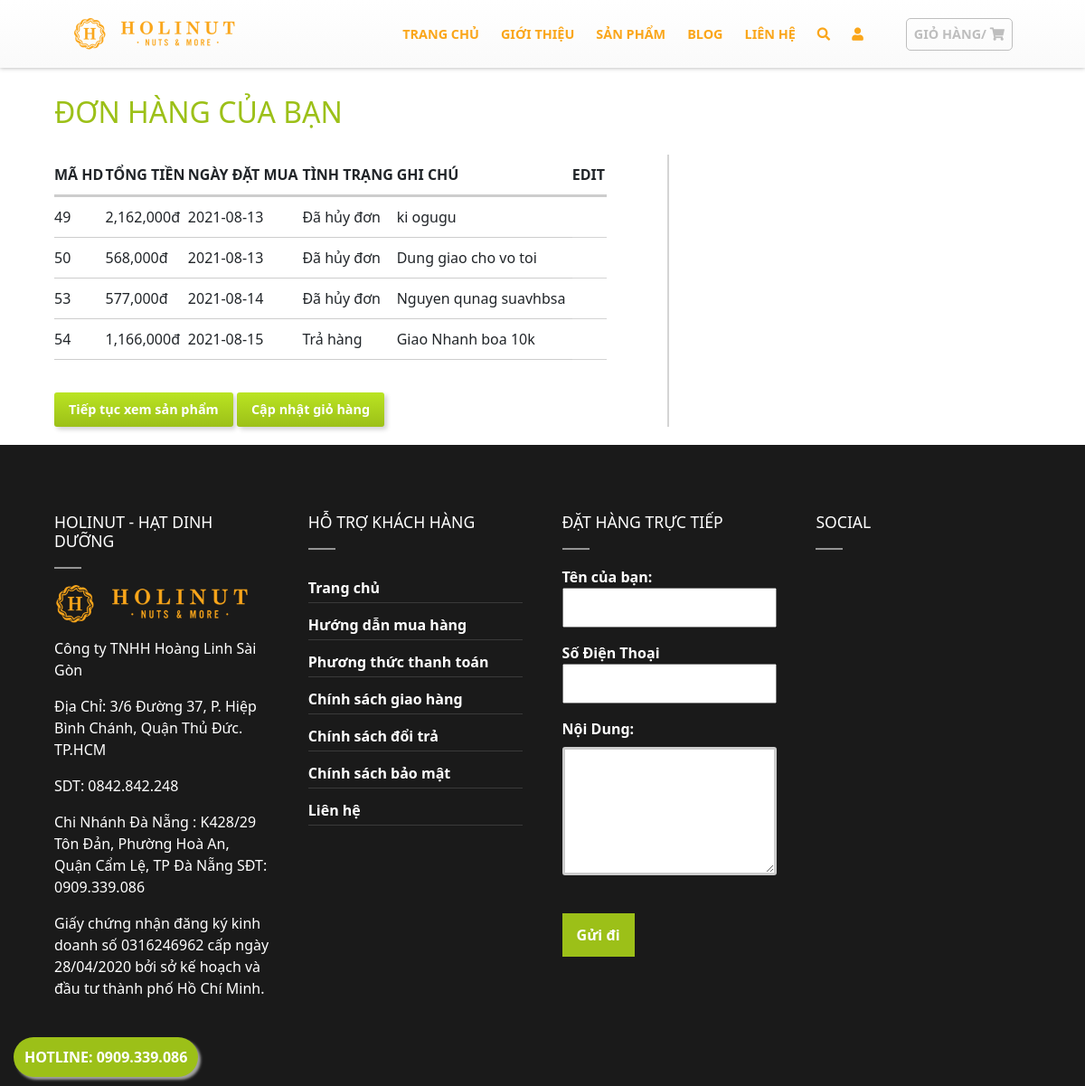
Page /donhang.php (signed in) on the committed database.
### tables this page shows
CREATE TABLE `hoadon` (
  `maHD` int(10) NOT NULL,
  `tongTien` int(50) NOT NULL,
  `ngayDatMua` date NOT NULL,
  `ghiChu` varchar(255) NOT NULL,
  `tinhTrang` varchar(50) NOT NULL,
  `maKH` int(10) NOT NULL
);

### donhang.php (the view, shortened to what this page needs)
<!DOCTYPE html>
<?php
  require 'database.php';
  $username = $_SESSION['username'];
    $sql = "SELECT * FROM khachhang WHERE username = '".$username."'";
    $result = $db -> query($sql);
    $rs = $result->fetch();
    $maKH=$rs['maKH'];
    $sql1="SELECT * FROM hoadon where maKH = '".$maKH."'";
    $result1 = $db -> query($sql1);
?>
<html lang="en">
<head>
    <link rel="stylesheet" href="css/style.css">
    <link rel="stylesheet" href="https://use.fontawesome.com/releases/v5.15.3/css/all.css">
    <link href="https://cdn.jsdelivr.net/npm/bootstrap@5.0.2/dist/css/bootstrap.min.css" rel="stylesheet">
    <link rel="stylesheet" href="css/giohang.css">
    <link rel="stylesheet" href="https://use.fontawesome.com/releases/v5.15.3/css/all.css">
</head>
<body>
  <div id="wraper">
  <header>
        <nav>
          <div class="nav-logo">
            <a href="index.php">
              <img class="logo-menu" src="img/logo-holinut-400.png" alt="">
            </a>
          </div>
          <div class="nav-menu">
            <ul>
                <li><a href="index.php">Trang chủ</a></li>
                <li><a href="">Giới thiệu</a></li>
                <li><a href="sanpham.php">Sản phẩm</a></li>
                <li><a href="">Blog</a></li>
                <li><a href="">Liên Hệ</a></li>
                <li><a href=""><i class="fas fa-search"></i></a></li>
                <li><a href="javascript:void(0);" onclick="myLogin()"><i class="fas fa-user"></i></a></li>
                <li><a class="nav-cart-btn" href="giohang.php">
                    Giỏ hàng/
                    <?php if(!isset($_SESSION['slgiohang'])){?>
                      <i class="fas fa-shopping-cart"></i>
                      <?php }else{?>
                        <span class="notice"><?php echo $_SESSION['slgiohang'];?><i class="fas fa-shopping-cart"></i></span>
                      <?php }?>
                </a></li>
            </ul>
          </div>
        </nav>
    </header>
    <main>
      <div class="content">
        <h2>Đơn hàng của bạn</h2>
        <section class="gioHang">
            <article class="gioHang-sanPham">
                <table border="1">
                    <tr>
                        <th>Mã HD</th>
                        <th>Tổng tiền</th>
                        <th>Ngày đặt mua</th>
                        <th>Tình Trạng</th>
                        <th>Ghi Chú</th>
                        <th>EDIT</th>
                    </tr>
                    <?php
                        while($rs1=$result1->fetch()){
                    ?>
                    <tr>
                        <td><form action="" method="post"><?php echo $rs1['maHD'];?></form></td>
                        <td class="gia"><?php echo number_format($rs1['tongTien']);?>đ</td>
                        <td><?php echo $rs1['ngayDatMua'];?></td>
                        <td class="tinhTrangHoaDon">
                            <?php echo $rs1['tinhTrang'];?>
                        </td>
                        <td><?php echo $rs1['ghiChu'];?></td>
                        <td class="table-xoa">
                        </td>
                    </tr>
                    <?php } ?>
                </table>
                <a href="sanpham.php"><input type="submit" value="Tiếp tục xem sản phẩm"></a>
                <a href=""><input type="submit" value="Cập nhật giỏ hàng"></a>
            </article>
        </section>
      </div>
      </main>
      <footer>
        <section class="footer-content">
          <article class="footer-items">
            <h3>HoliNut - Hạt dinh dưỡng</h3>
            <div class="gachngang"></div>
            <img src="img/logo-holinut-400.png" alt="">
            <p>Công ty TNHH Hoàng Linh Sài Gòn</p>
            <p>Địa Chỉ: 3/6 Đường 37, P. Hiệp Bình Chánh, Quận Thủ Đức. TP.HCM</p>
            <p>SDT: 0842.842.248</p>
            <p>Chi Nhánh Đà Nẵng : K428/29 Tôn Đản, Phường Hoà An, Quận Cẩm Lệ, TP Đà Nẵng
              SĐT: 0909.339.086</p>
            <p>Giấy chứng nhận đăng ký kinh doanh số 0316246962 cấp ngày
              28/04/2020 bởi sở kế hoạch và đầu tư thành phố Hồ Chí Minh.</p>
          </article>
          <article class="footer-items">
            <h3>Hỗ trợ khách hàng</h3>
            <div class="gachngang"></div>
            <a href="">Trang chủ</a>
            <a href="">Hướng dẫn mua hàng</a>
            <a href="">Phương thức thanh toán</a>
            <a href="">Chính sách giao hàng</a>
            <a href="">Chính sách đổi trả</a>
            <a href="">Chính sách bảo mật</a>
            <a href="">Liên hệ</a>
          </article>
          <article class="footer-items">
            <h3>Đặt hàng trực tiếp</h3>
            <div class="gachngang"></div>
            <form action="">
              <label for="">Tên của bạn:</label><br>
              <input type="text"><br>
              <label for="">Số Điện Thoại</label><br>
              <input type="number"><br>
              <label for="">Nội Dung:</label><br>
              <textarea name="" id="" cols="40" rows="5"></textarea><br>
              <button>Gửi đi</button>
            </form>
          </article>
          <article class="footer-items">
            <h3>Social</h3>
            <div class="gachngang"></div>
          </article>
      </section>
      </footer>
      <button class="hotline">HOTLINE: 0909.339.086</button>
  </div>
</body>
</html>

### css/style.css (style rules this page uses)
* { margin: 0; padding: 0; }
:root { --xanh: #9cc018; --cam: #faa61a; }
body { font-family: Arial, Helvetica, sans-serif; }
a { text-align: center; font-weight: bold; font-size: 0.9em; color: #faa61a; text-decoration: none; }
#wraper { width: 100%; }
header { background-image: linear-gradient(#ffffff, #fafafa); box-shadow: 0 0 5px rgb(170, 170, 170); width: 100%; height: 75px; position: fixed; top: 0; left: 0; z-index: 2; }
nav { padding: 20px; width: 90%; margin: auto; }
.nav-logo { float: left; display: flex; justify-content: flex-start; }
.nav-logo img { width: 200px; }
.nav-menu { display: flex; justify-content: flex-end; }
.nav-menu ul { list-style-type: none; margin: 0; padding: 0; }
.nav-menu ul li { float: left; }
.nav-menu li a { display: block; text-align: center; padding: 7px 12px; text-decoration: none; font-weight: bold; font-size: 0.9em; color: #faa61a; text-transform: uppercase; }
.nav-menu li a.nav-cart-btn { margin-left: 35px; border: 1px solid rgb(190, 190, 190); text-decoration: none; border-radius: 5px; color: rgb(190, 190, 190); font-size: 0.9em; padding: 6px 8px; }
h1, h2,h3,h4,h5,h6 { color: #9cc018; }
main { margin-top: 75px; }
.content { width: 90%; margin: auto; }
footer { width: 100%; display: flex; padding: 30px 0px 50px 0px; background-color: rgb(26, 26, 26); }
.footer-content { width: 90%; margin: auto; display: flex; justify-content: space-between; padding: 15px 0px 30px 0px; }
.footer-items { width: 22%; color: white; text-align: left; }
.footer-items h3 { font-size: 1.1em; color: white; text-transform: uppercase; position: relative; }
.footer-items img { width: 100%; margin-bottom: 16px; }
.footer-items a { display: block; text-decoration: none; padding: 12px 0px 4px 0px; color: white; text-align: left; font-size: 1em; border-bottom: 1px rgba(85, 85, 85, 0.555) solid; }
.footer-items input, .footer-items textarea { max-width: 100%; width: 100%; padding: 8px; margin-bottom: 1em; }
.footer-items button { margin-top: 20px; padding: 12px 16px; background: #9cc018; border: none; color: white; font-weight: bold; }
.gachngang { height: 2px; display: block; background-color: rgba(255, 255, 255, 0.534); margin: 18px 0 18px; width: 100%; max-width: 30px; }
.hotline { position: fixed; animation: hotline 0.3s 0.5s; animation-fill-mode: forwards; left: 15px; padding: 10px 12px; background: #9cc018; border-radius: 30px; border: none; color: white; font-weight: bold; box-shadow: 3px 3px 3px rgb(161, 161, 161); }

### css/giohang.css (style rules this page uses)
h2 { text-transform: uppercase; padding-top: 30px; }
.gioHang { display: flex; padding: 20px 0px; justify-content: space-between; align-items: flex-start; }
.gioHang-sanPham { width: 63%; border-right: 2px rgb(212, 212, 212) solid; }
table { width: 90%; border: none; margin-bottom: 16px; }
td, th { padding: 10px 0px; }
th { border-bottom: 3px solid #cdcdcd; text-transform: uppercase; }
td { border-bottom: 1px solid #cdcdcd; }
input[type=submit] { margin-top: 20px; padding: 8px 16px; background-image: linear-gradient(#bae422, #9cc018); box-shadow: 3px 3px 5px rgb(211, 211, 211); border: none; border-radius: 3px; color: white; font-weight: bold; }
.table-xoa { border-bottom: 1px rgb(212, 212, 212) solid; }
a { text-align: left; font-size: 0.9em; color: var(--cam); text-decoration: none; }
h3 { font-size: 1.2em; margin-top: 30px; }
label { font-weight: bold; }
.form-thanhToan input,textarea { max-width: 95%; width: 100%; padding: 8px 16px; margin: 8px 0; box-sizing: border-box; border: 3px solid #cdcdcd; -webkit-transition: 0.5s; transition: 0.5s; outline: none;; border-radius: 3px; }

### rows in the picture
hoadon: maHD "49", tongTien "2,162,000", ngayDatMua "2021-08-13", tinhTrang "Đã hủy đơn", ghiChu "ki ogugu"
hoadon: maHD "50", tongTien "568,000", ngayDatMua "2021-08-13", tinhTrang "Đã hủy đơn", ghiChu "Dung giao cho vo toi"
hoadon: maHD "53", tongTien "577,000", ngayDatMua "2021-08-14", tinhTrang "Đã hủy đơn", ghiChu "Nguyen qunag suavhbsa"
hoadon: maHD "54", tongTien "1,166,000", ngayDatMua "2021-08-15", tinhTrang "Trả hàng", ghiChu "Giao Nhanh boa 10k"
